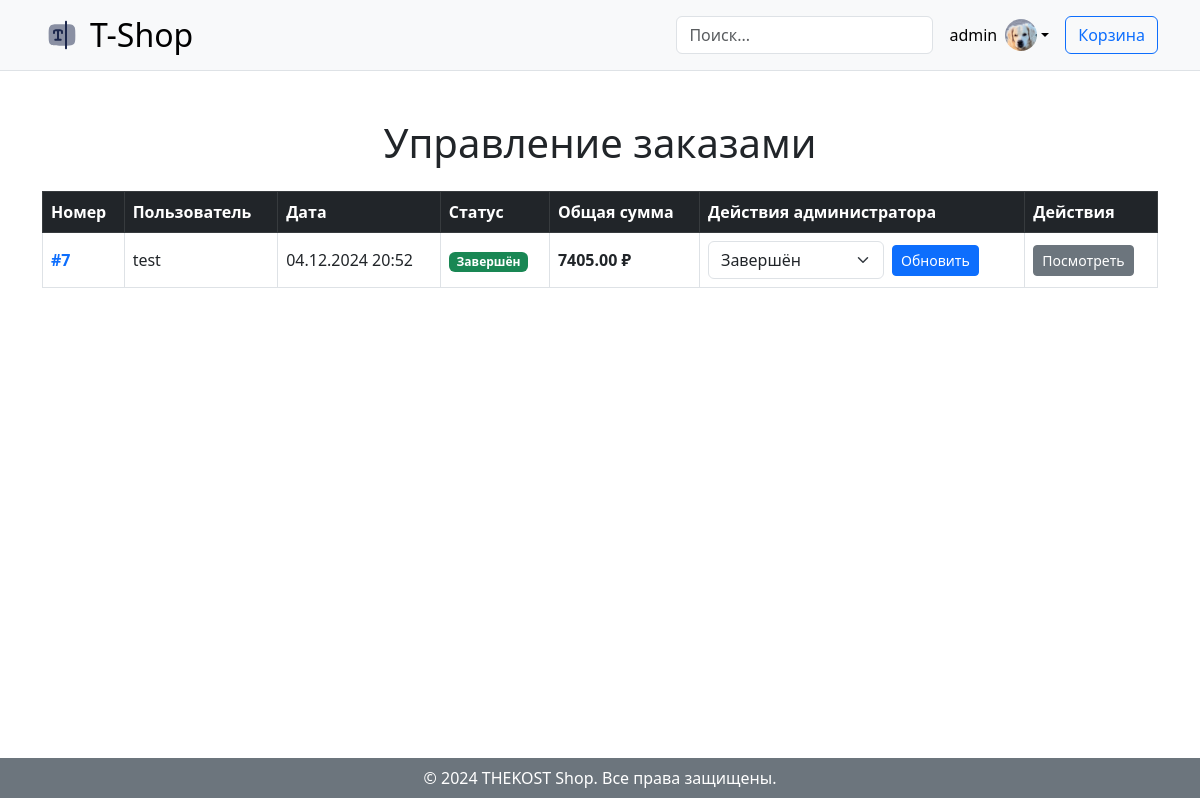
The page /shop/admin/orders/ (signed in) on the database its author committed.
### user_profile/models.py (models this page shows, shortened)
class User(AbstractUser):
    email = models.EmailField(
        max_length=150,
        unique=True,
        error_messages={
            "unique": "Адрес электронной почты должен быть уникальным"
        }
    )
    profile_image = models.ImageField(
        null=True,
        blank=True,
        upload_to="profile_images"
    )
    followers = models.ManyToManyField("Follow")
    REQUIRED_FIELDS = ["email"]
    objects = CustomUserManager()
    def get_profile_picture(self):
        url = ""
        try:
            url = self.profile_image.url
        except:
            url = ""
        return url

### shop/models.py (models this page shows, shortened)
class Order(models.Model):
    STATUS_CHOICES = [
        ('confirmation', 'Подтверждение'),
        ('in_transit', 'В пути'),
        ('completed', 'Завершён'),
    ]
    user = models.ForeignKey(User, on_delete=models.CASCADE, related_name='orders')
    cart = models.ForeignKey('Cart', on_delete=models.CASCADE)
    status = models.CharField(max_length=20, choices=STATUS_CHOICES, default='confirmation')
    created_at = models.DateTimeField(auto_now_add=True)

### shop/views.py (the view)
# urls.py: path('admin/orders/', AdminOrderListView.as_view(), name='admin_orders'),
class AdminOrderListView(UserPassesTestMixin, View):
    def test_func(self):
        return self.request.user.is_staff  # Ограничиваем доступ только для администраторов
    def get(self, request):
        orders = Order.objects.all().order_by('-created_at')
        orders_with_totals = []
        for order in orders:
            total_price = sum(
                item.quantity * item.product.price for item in order.cart.items.all()
            )
            orders_with_totals.append({
                'order': order,
                'total_price': total_price,
            })
        return render(request, 'shop/admin/order_list.html', {
            'orders_with_totals': orders_with_totals,
        })

### blog/context_processors.py (called while the page is built)
def get_all_categories(request):
    categories = Category.objects.all()
    context = {
        "categories": categories
    }
    return context

### templates/shop/admin/order_list.html (shortened to what this page needs)
{% extends 'shop/base/base.html' %}
{% block content %}
    <div class="container py-5">
        <h1 class="mb-4 text-center">Управление заказами</h1>
        {% if orders_with_totals %}
            <div class="table-responsive">
                <table class="table table-bordered table-hover align-middle">
                    <thead class="table-dark">
                    <tr>
                        <th scope="col">Номер</th>
                        <th scope="col">Пользователь</th>
                        <th scope="col">Дата</th>
                        <th scope="col">Статус</th>
                        <th scope="col">Общая сумма</th>
                        <th scope="col">Действия администратора</th>
                        <th scope="col">Действия</th>
                    </tr>
                    </thead>
                    <tbody>
                    {% for entry in orders_with_totals %}
                        <tr>
                            <td>
                                <a href="{% url 'order_detail' entry.order.id %}" class="text-decoration-none">
                                    <strong>#{{ entry.order.id }}</strong>
                                </a>
                            </td>
                            <td>{{ entry.order.user.username }}</td>
                            <td>{{ entry.order.created_at|date:"d.m.Y H:i" }}</td>
                            <td>
                                <span class="badge
                                    {% if entry.order.status == 'confirmation' %}
                                        bg-warning text-dark
                                    {% elif entry.order.status == 'in_transit' %}
                                        bg-info text-white
                                    {% elif entry.order.status == 'completed' %}
                                        bg-success
                                    {% endif %}
                                ">
                                    {{ entry.order.get_status_display }}
                                </span>
                            </td>
                            <td><strong>{{ entry.total_price }} ₽</strong></td>
                            <td>
                                <div class="d-flex flex-column flex-md-row gap-2">
                                    <form action="{% url 'admin_order_update' entry.order.id %}" method="post">
                                        <div class="d-flex align-items-center gap-2">
                                            <select name="status" class="form-select" style="width: auto;">
                                                {% for key, label in entry.order.STATUS_CHOICES %}
                                                    <option value="{{ key }}"
                                                            {% if entry.order.status == key %}selected{% endif %}>
                                                        {{ label }}
                                                    </option>
                                                {% endfor %}
                                            </select>
                                            <button type="submit" class="btn btn-primary btn-sm">Обновить</button>
                                        </div>
                                    </form>
                                </div>
                            </td>
                            <td>
                                <a href="{% url 'order_detail' entry.order.id %}" class="btn btn-secondary btn-sm">
                                    Посмотреть
                                </a>
                            </td>
                        </tr>
                    {% endfor %}
                    </tbody>
                </table>
            </div>
        {% else %}
            <div class="alert alert-warning text-center" role="alert">
                Заказы отсутствуют.
            </div>
        {% endif %}
    </div>
{% endblock %}

### templates/shop/base/header.html (shortened to what this page needs)
{% load static %}
<header class="p-3 bg-light border-bottom">
    <div class="container">
        <div class="d-flex flex-wrap align-items-center justify-content-center justify-content-lg-start">
            <a href="{% url 'shop' %}" class="d-flex align-items-center mb-2 mb-lg-0 link-body-emphasis text-decoration-none">
                <img src="{% static 'images/logo.svg' %}" alt="TheKost Shop" width="40" height="32" class="me-2">
                <h2 class="my-0">T-Shop</h2>
            </a>
            <form action="{% url 'search_results' %}" method="get" class="col-12 col-lg-auto mb-3 mb-lg-0 me-lg-3">
                <input type="search" name="q" class="form-control" placeholder="Поиск..." aria-label="Поиск" required>
            </form>
            <div class="dropdown text-end">
                {% if request.user.is_authenticated %}
                    <a href="{% url 'profile' %}" class="d-flex align-items-center link-body-emphasis text-decoration-none dropdown-toggle" data-bs-toggle="dropdown" aria-expanded="false">
                        <span class="me-2">{{ request.user.username }}</span>
                        <img src="{{ request.user.get_profile_picture }}" alt="profile" width="32" height="32" class="rounded-circle">
                    </a>
                {% else %}
                    <li class="nav-item">
                        <a class="nav-link" href="{% url 'login' %}">Войти</a>
                    </li>
                {% endif %}
            </div>
            <div class="ms-3">
                <a href="{% url 'cart' %}" class="btn btn-outline-primary position-relative">
                Корзина
                </a>
            </div>
        </div>
    </div>
</header>

### rows shown on the page
User: user.username "admin", user.get_profile_picture (picture)
Order: order.id "7", order.user.username "test", order.created_at "04.12.2024 20:52", order.status "Завершён", total_price "7405.00", status "Завершён"
